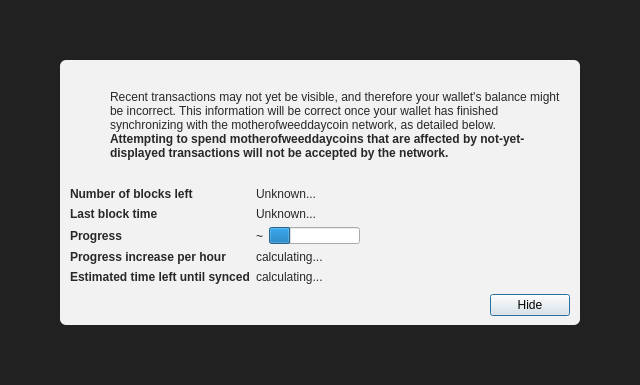
<?xml version="1.0" encoding="UTF-8"?>
<ui version="4.0">
 <class>ModalOverlay</class>
 <widget class="ModalOverlay" name="ModalOverlay">
  <property name="geometry">
   <rect>
    <x>0</x>
    <y>0</y>
    <width>640</width>
    <height>385</height>
   </rect>
  </property>
  <property name="windowTitle">
   <string>Form</string>
  </property>
  <layout class="QVBoxLayout" name="verticalLayout" stretch="0">
   <property name="sizeConstraint">
    <enum>QLayout::SetDefaultConstraint</enum>
   </property>
   <property name="leftMargin">
    <number>0</number>
   </property>
   <property name="topMargin">
    <number>0</number>
   </property>
   <property name="rightMargin">
    <number>0</number>
   </property>
   <property name="bottomMargin">
    <number>0</number>
   </property>
   <item>
    <widget class="QWidget" name="bgWidget" native="true">
     <property name="styleSheet">
      <string notr="true">#bgWidget { background: rgba(0,0,0,220); }</string>
     </property>
     <layout class="QVBoxLayout" name="verticalLayoutMain" stretch="1">
      <property name="leftMargin">
       <number>60</number>
      </property>
      <property name="topMargin">
       <number>60</number>
      </property>
      <property name="rightMargin">
       <number>60</number>
      </property>
      <property name="bottomMargin">
       <number>60</number>
      </property>
      <item>
       <widget class="QWidget" name="contentWidget" native="true">
        <property name="styleSheet">
         <string notr="true">#contentWidget { background: rgba(255,255,255,240); border-radius: 6px; }

QLabel { color: rgb(40,40,40);  }</string>
        </property>
        <layout class="QVBoxLayout" name="verticalLayoutSub" stretch="1,0,0,0">
         <property name="spacing">
          <number>0</number>
         </property>
         <property name="leftMargin">
          <number>10</number>
         </property>
         <property name="topMargin">
          <number>10</number>
         </property>
         <property name="rightMargin">
          <number>10</number>
         </property>
         <property name="bottomMargin">
          <number>10</number>
         </property>
         <item>
          <layout class="QHBoxLayout" name="horizontalLayoutIconText" stretch="0,1">
           <property name="topMargin">
            <number>20</number>
           </property>
           <item>
            <layout class="QVBoxLayout" name="verticalLayoutIcon">
             <property name="leftMargin">
              <number>0</number>
             </property>
             <item>
              <widget class="QPushButton" name="warningIcon">
               <property name="enabled">
                <bool>false</bool>
               </property>
               <property name="text">
                <string/>
               </property>
               <property name="icon">
                <iconset>
                 <normaloff>:/icons/warning</normaloff>
                 <disabledoff>:/icons/warning</disabledoff>:/icons/warning</iconset>
               </property>
               <property name="iconSize">
                <size>
                 <width>48</width>
                 <height>48</height>
                </size>
               </property>
               <property name="flat">
                <bool>true</bool>
               </property>
              </widget>
             </item>
             <item>
              <spacer name="verticalSpacerWarningIcon">
               <property name="orientation">
                <enum>Qt::Vertical</enum>
               </property>
               <property name="sizeHint" stdset="0">
                <size>
                 <width>20</width>
                 <height>40</height>
                </size>
               </property>
              </spacer>
             </item>
            </layout>
           </item>
           <item>
            <layout class="QVBoxLayout" name="verticalLayoutInfoText">
             <property name="leftMargin">
              <number>0</number>
             </property>
             <property name="topMargin">
              <number>0</number>
             </property>
             <item>
              <widget class="QLabel" name="infoText">
               <property name="text">
                <string>Recent transactions may not yet be visible, and therefore your wallet's balance might be incorrect. This information will be correct once your wallet has finished synchronizing with the motherofweeddaycoin network, as detailed below.</string>
               </property>
               <property name="textFormat">
                <enum>Qt::RichText</enum>
               </property>
               <property name="wordWrap">
                <bool>true</bool>
               </property>
              </widget>
             </item>
             <item>
              <widget class="QLabel" name="infoTextStrong">
               <property name="font">
                <font>
                 <weight>75</weight>
                 <bold>true</bold>
                </font>
               </property>
               <property name="text">
                <string>Attempting to spend motherofweeddaycoins that are affected by not-yet-displayed transactions will not be accepted by the network.</string>
               </property>
               <property name="textFormat">
                <enum>Qt::RichText</enum>
               </property>
               <property name="wordWrap">
                <bool>true</bool>
               </property>
              </widget>
             </item>
             <item>
              <spacer name="verticalSpacerInTextSpace">
               <property name="orientation">
                <enum>Qt::Vertical</enum>
               </property>
               <property name="sizeHint" stdset="0">
                <size>
                 <width>20</width>
                 <height>40</height>
                </size>
               </property>
              </spacer>
             </item>
            </layout>
           </item>
          </layout>
         </item>
         <item>
          <spacer name="verticalSpacerAfterText">
           <property name="orientation">
            <enum>Qt::Vertical</enum>
           </property>
           <property name="sizeHint" stdset="0">
            <size>
             <width>20</width>
             <height>40</height>
            </size>
           </property>
          </spacer>
         </item>
         <item>
          <layout class="QFormLayout" name="formLayout">
           <property name="fieldGrowthPolicy">
            <enum>QFormLayout::FieldsStayAtSizeHint</enum>
           </property>
           <property name="horizontalSpacing">
            <number>6</number>
           </property>
           <property name="verticalSpacing">
            <number>6</number>
           </property>
           <property name="topMargin">
            <number>10</number>
           </property>
           <item row="0" column="0">
            <widget class="QLabel" name="labelNumberOfBlocksLeft">
             <property name="font">
              <font>
               <weight>75</weight>
               <bold>true</bold>
              </font>
             </property>
             <property name="text">
              <string>Number of blocks left</string>
             </property>
            </widget>
           </item>
           <item row="0" column="1">
            <widget class="QLabel" name="numberOfBlocksLeft">
             <property name="text">
              <string>Unknown...</string>
             </property>
            </widget>
           </item>
           <item row="1" column="0">
            <widget class="QLabel" name="labelLastBlockTime">
             <property name="font">
              <font>
               <weight>75</weight>
               <bold>true</bold>
              </font>
             </property>
             <property name="text">
              <string>Last block time</string>
             </property>
            </widget>
           </item>
           <item row="1" column="1">
            <widget class="QLabel" name="newestBlockDate">
             <property name="sizePolicy">
              <sizepolicy hsizetype="Maximum" vsizetype="Preferred">
               <horstretch>0</horstretch>
               <verstretch>0</verstretch>
              </sizepolicy>
             </property>
             <property name="text">
              <string>Unknown...</string>
             </property>
            </widget>
           </item>
           <item row="2" column="0">
            <widget class="QLabel" name="labelSyncDone">
             <property name="font">
              <font>
               <weight>75</weight>
               <bold>true</bold>
              </font>
             </property>
             <property name="text">
              <string>Progress</string>
             </property>
            </widget>
           </item>
           <item row="2" column="1">
            <layout class="QHBoxLayout" name="horizontalLayoutSync" stretch="0,1">
             <item>
              <widget class="QLabel" name="percentageProgress">
               <property name="text">
                <string notr="true">~</string>
               </property>
              </widget>
             </item>
             <item>
              <widget class="QProgressBar" name="progressBar">
               <property name="value">
                <number>24</number>
               </property>
               <property name="format">
                <string/>
               </property>
              </widget>
             </item>
            </layout>
           </item>
           <item row="4" column="0">
            <widget class="QLabel" name="labelProgressIncrease">
             <property name="font">
              <font>
               <weight>75</weight>
               <bold>true</bold>
              </font>
             </property>
             <property name="text">
              <string>Progress increase per hour</string>
             </property>
            </widget>
           </item>
           <item row="4" column="1">
            <widget class="QLabel" name="progressIncreasePerH">
             <property name="text">
              <string>calculating...</string>
             </property>
            </widget>
           </item>
           <item row="5" column="0">
            <widget class="QLabel" name="labelEstimatedTimeLeft">
             <property name="font">
              <font>
               <weight>75</weight>
               <bold>true</bold>
              </font>
             </property>
             <property name="text">
              <string>Estimated time left until synced</string>
             </property>
            </widget>
           </item>
           <item row="5" column="1">
            <widget class="QLabel" name="expectedTimeLeft">
             <property name="text">
              <string>calculating...</string>
             </property>
            </widget>
           </item>
          </layout>
         </item>
         <item>
          <layout class="QHBoxLayout" name="horizontalLayoutButtons">
           <property name="leftMargin">
            <number>10</number>
           </property>
           <property name="topMargin">
            <number>10</number>
           </property>
           <item>
            <spacer name="horizontalSpacer">
             <property name="orientation">
              <enum>Qt::Horizontal</enum>
             </property>
             <property name="sizeHint" stdset="0">
              <size>
               <width>40</width>
               <height>20</height>
              </size>
             </property>
            </spacer>
           </item>
           <item>
            <widget class="QPushButton" name="closeButton">
             <property name="text">
              <string>Hide</string>
             </property>
             <property name="focusPolicy">
              <enum>Qt::StrongFocus</enum>
             </property>
             <property name="default">
              <bool>true</bool>
             </property>
            </widget>
           </item>
          </layout>
         </item>
        </layout>
       </widget>
      </item>
     </layout>
    </widget>
   </item>
  </layout>
 </widget>
 <customwidgets>
  <customwidget>
   <class>ModalOverlay</class>
   <extends>QWidget</extends>
   <header>qt/modaloverlay.h</header>
   <container>1</container>
  </customwidget>
 </customwidgets>
 <resources/>
 <connections/>
</ui>
